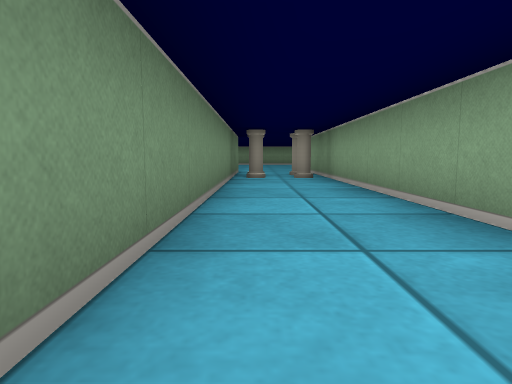
view 1 (above)

23 first-person views from a walk through a cub3D level. The camera is about half as high as the walls, tilts 6° down and sees 75° across. The floor is counted in squares. Each view is taken from the middle of a square. On the plan, view 1 faces up. The plan holds only what a view shows up to about 9 squares ahead; the rest is blank. The place goes on beyond the plan.

view 2
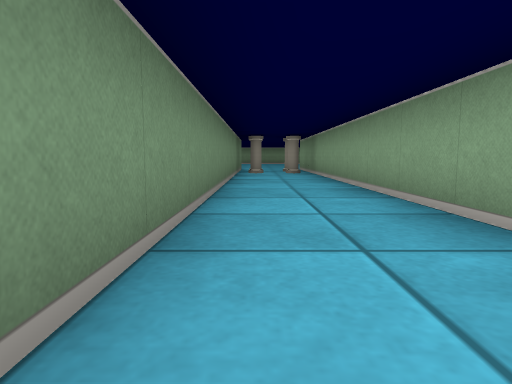

view 3
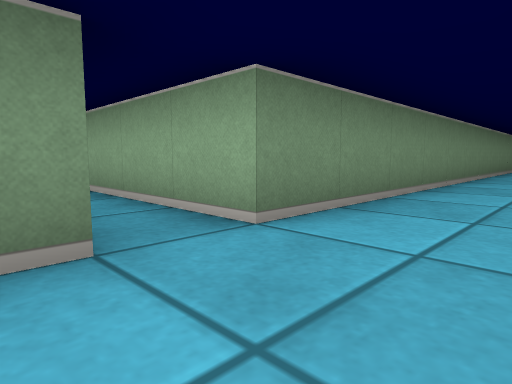

view 4
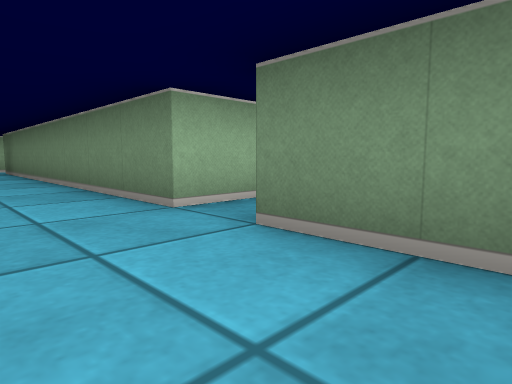

view 5
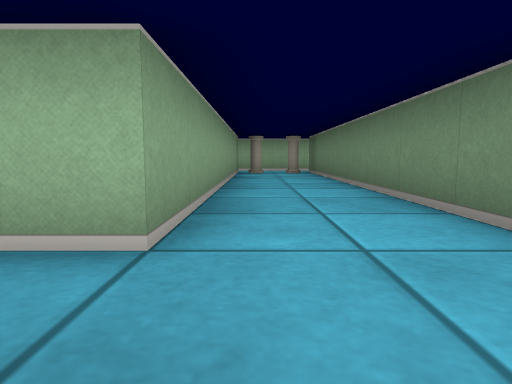

view 6
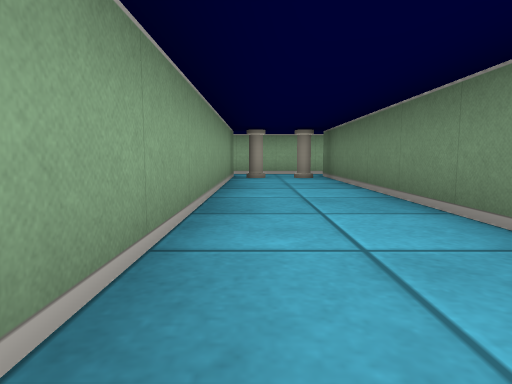

view 7
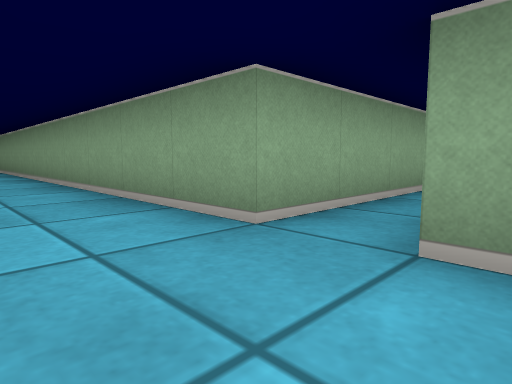

view 8
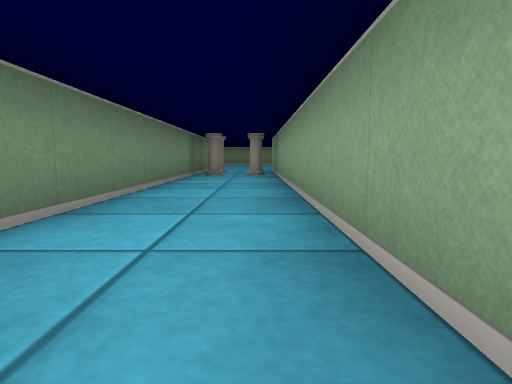

view 9
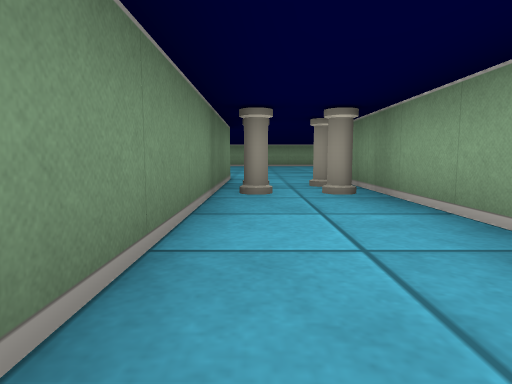

view 10
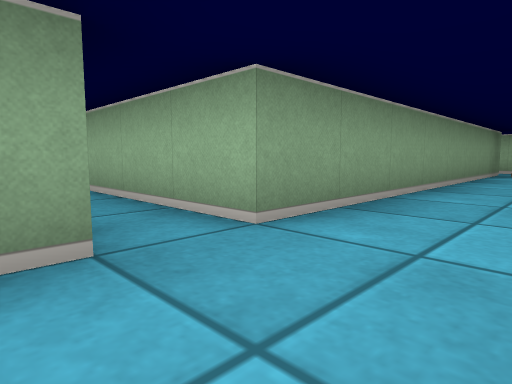

view 11
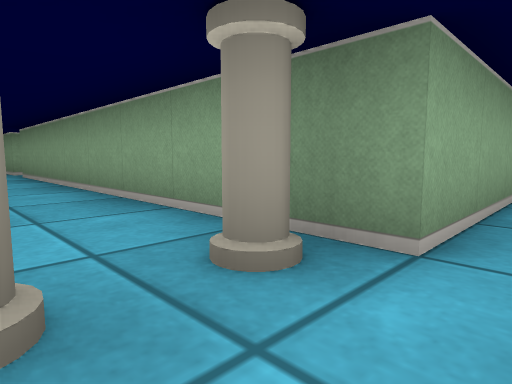

view 12
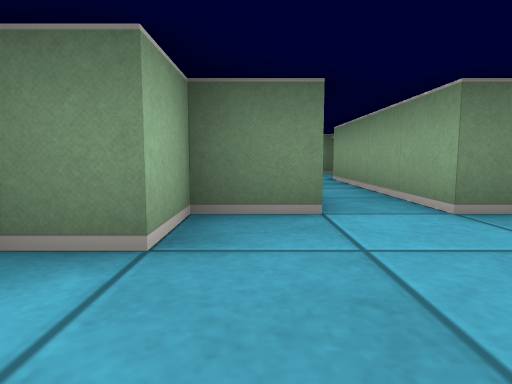

view 13
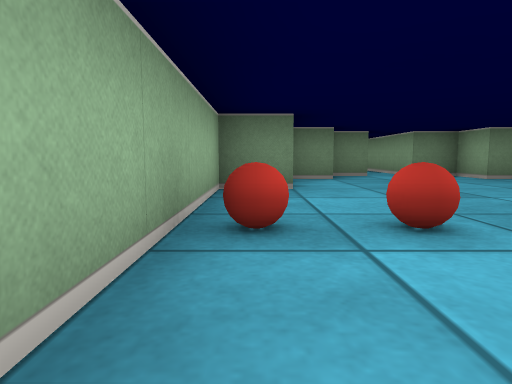

view 14
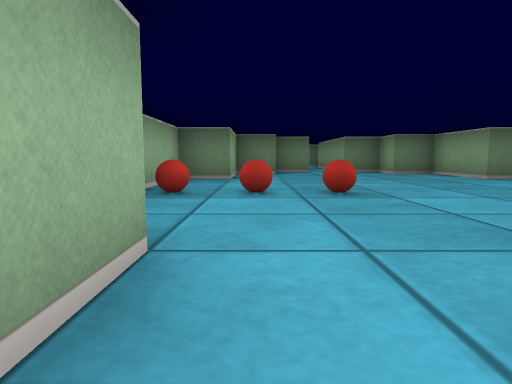

view 15
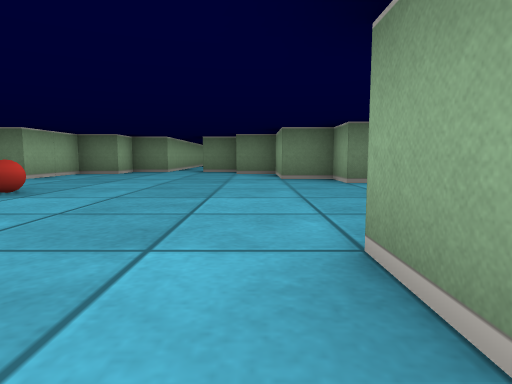

view 16
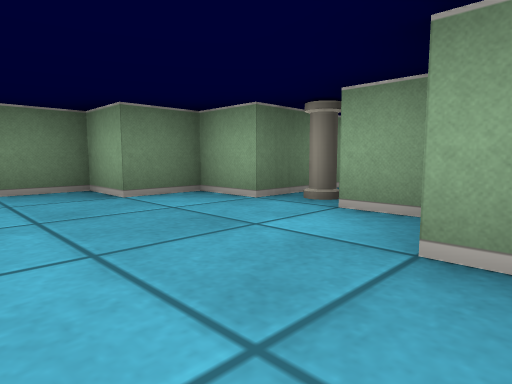

view 17
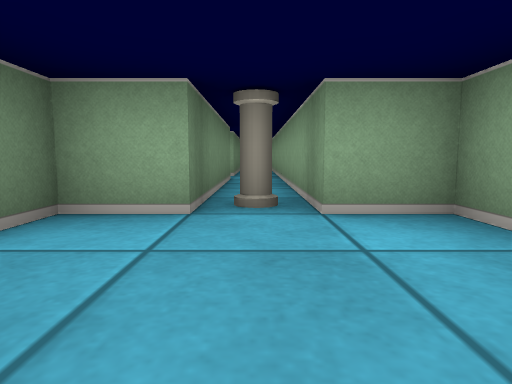

view 18
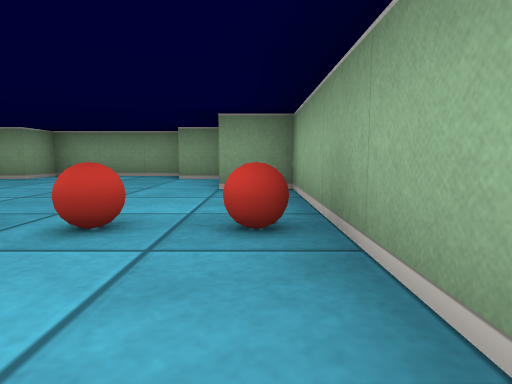

view 19
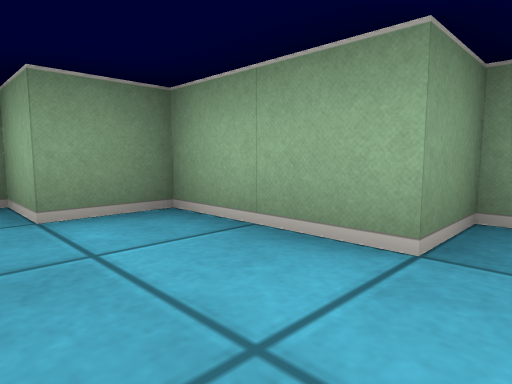

view 20
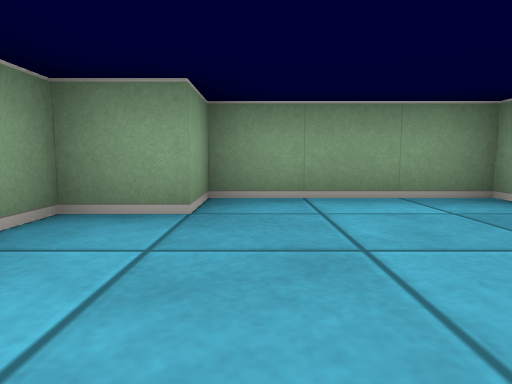

view 21
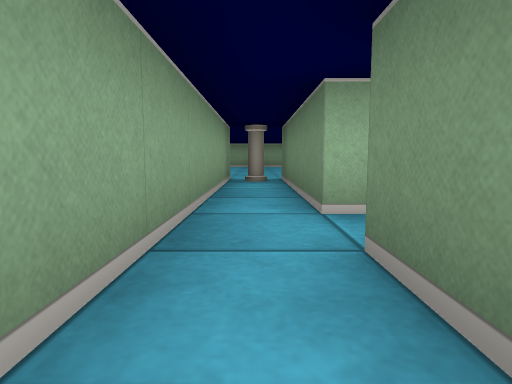

view 22
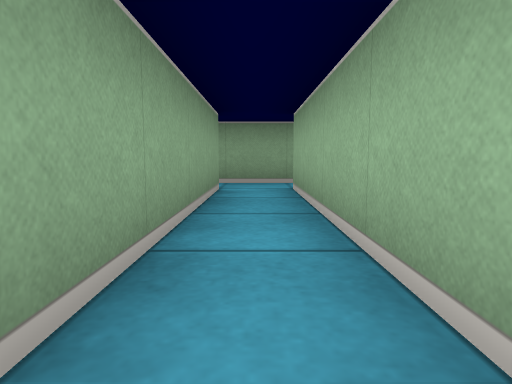

view 23
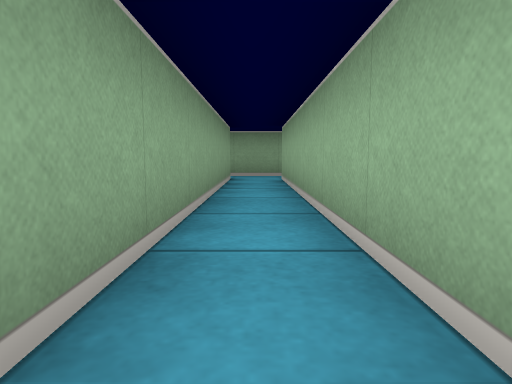

### Floor plan
Points are (right, up) in squares from view 1. A wall is a line through its corners. A room is listed if a view was taken in it or the views show most of it. See-through windows are left out.
Room 1 (views 1, 2, 3, 4, 5, 6, 7, 8, 9, 10, 11)
walls: (1.5, -5.5) (1.5, 9); (-1.5, -6.5) (-0.5, -6.5) (-0.5, -14.5); (1.5, -14.5) (1.5, -6.5); (-0.8, -15.5) (1.8, -15.5); (-0.5, 9.5) (-0.5, -5.5) (-3.5, -5.5)
ways out: opening at (2, -15) to room 2; opening at (1, -6) to room 3
objects: pillar (0, -14); pillar (0, 7); other object (0, 8); pillar (1, -14); pillar (1, 7); pillar (1, 8)
Room 2 (views 12, 13, 14, 15, 16, 17, 18, 19, 20)
walls: (12.5, -11.1) (12.5, -10.5) (11.5, -10.5) (11.5, -6.6); (5.5, -15.4) (5.5, -16.5) (6.5, -16.5) (6.5, -17.5) (8.5, -17.5) (8.5, -18.5) (13.5, -18.5) (13.5, -17.5) (15.5, -17.5) (15.5, -16.5) (16.5, -16.5) (16.5, -13.5) (15.5, -13.5) (15.5, -12.5) (13.5, -12.5); (10.5, -6.5) (10.5, -10.5) (9.5, -10.5) (9.5, -11.5) (8.5, -11.5) (8.5, -12.5) (6.5, -12.5) (6.5, -13.5) (5.5, -13.5) (5.5, -14.5) (1.5, -14.5)
ways out: opening at (2, -15) to room 1; opening at (11, -7) to room 3
objects: ball (11, -18); ball (11, -17); ball (11, -16); pillar (11, -10)
Room 3 (views 21, 22, 23)
walls: (10.5, -4) (10.5, -5.5) (1.5, -5.5); (11.5, -6.6) (11.5, -4.1); (1.5, -6.5) (10.5, -6.5)
ways out: opening at (1, -6) to room 1; opening at (11, -7) to room 2

Positions as (right, up) in squares from view 1, and headings:
1: (0, 0), facing up
2: (0, -2), facing up
3: (1, -7), facing up-left
4: (1, -4), facing down-left
5: (1, -5), facing down
6: (1, -7), facing down
7: (0, -7), facing up-right
8: (1, -1), facing up
9: (0, 3), facing up
10: (0, -5), facing down-right
11: (0, -15), facing up-right
12: (8, -16), facing left
13: (13, -18), facing left
14: (15, -17), facing left
15: (15, -13), facing left
16: (13, -13), facing up-left
17: (11, -13), facing up
18: (9, -18), facing right
19: (13, -16), facing down-right
20: (13, -14), facing right
21: (11, -4), facing down
22: (6, -6), facing right
23: (4, -6), facing right
